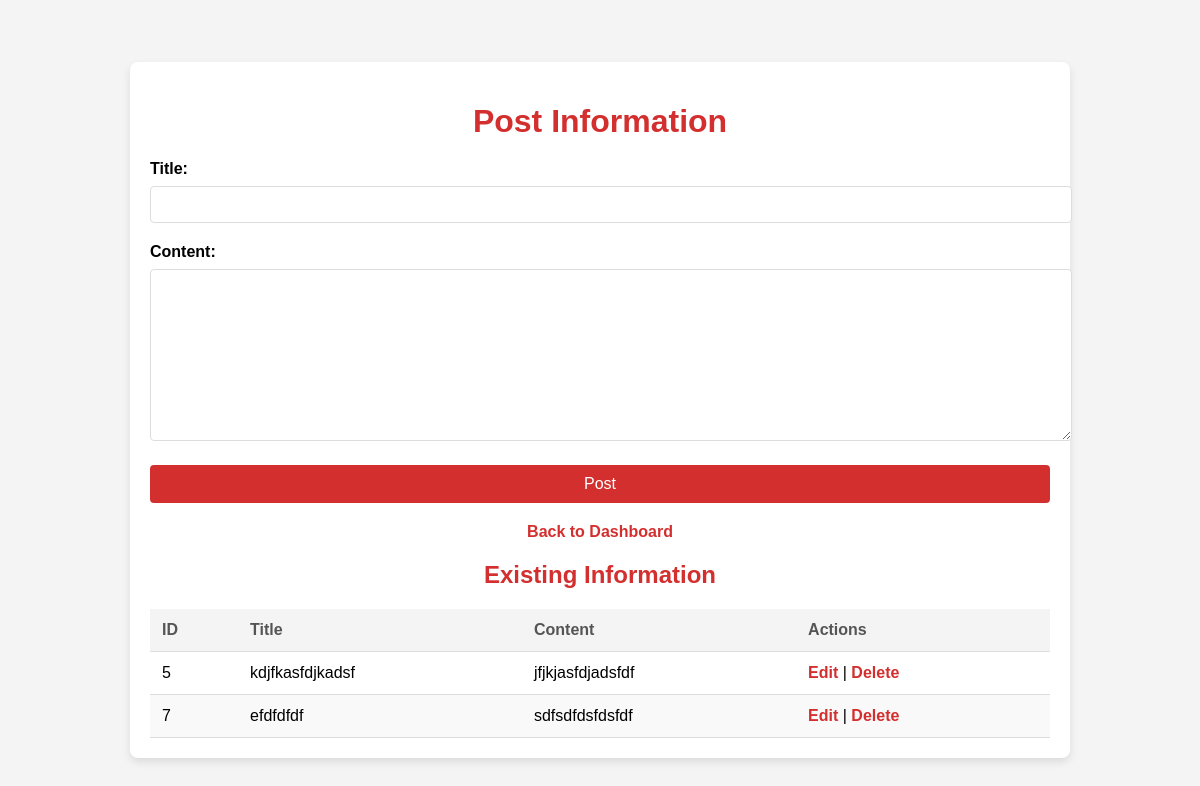
The page /pages/admin/post_information.php on the database its author committed.
### tables this page shows
CREATE TABLE `information` (
  `id` int(11) NOT NULL,
  `title` varchar(255) DEFAULT NULL,
  `content` text DEFAULT NULL,
  `posted_at` timestamp NOT NULL DEFAULT current_timestamp()
);

### pages/admin/post_information.php (the view, shortened to what this page needs)
<?php
require_once '../../includes/db.php';
$information = $mysqli->query("SELECT * FROM information");
?>
<!DOCTYPE html>
<html lang="en">
<head>
    <link rel="stylesheet" href="../../css/styles.css">
</head>
<body>
<div class="container">
    <h1>Post Information</h1>
    <form method="POST" action="">
        <label for="title">Title:</label>
        <input type="text" id="title" name="title" required>
        <label for="content">Content:</label>
        <textarea id="content" name="content" required></textarea>
        <button type="submit">Post</button>
    </form>
    <div class="nav-link">
        <a href="index.php">Back to Dashboard</a>
    </div>
    <div class="info-list">
        <h2>Existing Information</h2>
        <table>
            <thead>
                <tr>
                    <th>ID</th>
                    <th>Title</th>
                    <th>Content</th>
                    <th>Actions</th>
                </tr>
            </thead>
            <tbody>
                <?php while ($row = $information->fetch_assoc()): ?>
                    <tr>
                        <td><?php echo htmlspecialchars($row['id']); ?></td>
                        <td><?php echo htmlspecialchars($row['title']); ?></td>
                        <td><?php echo htmlspecialchars(substr($row['content'], 0, 100)) . (strlen($row['content']) > 100 ? '...' : ''); ?></td>
                        <td>
                            <a href="?edit=<?php echo $row['id']; ?>">Edit</a> |
                            <a href="?delete=<?php echo $row['id']; ?>" onclick="return confirm('Are you sure you want to delete this?');">Delete</a>
                        </td>
                    </tr>
                <?php endwhile; ?>
            </tbody>
        </table>
    </div>
</div>
</body>
</html>

### css/styles.css (style rules this page uses)
body { font-family: Arial, sans-serif; margin: 0; padding: 0; }

### pages/admin/post_information.php (style rules this page uses)
body { font-family: Arial, sans-serif; background-color: #f4f4f4; margin: 0; padding: 0; display: flex; justify-content: center; align-items: center; height: 100vh; }
.container { background-color: #fff; border-radius: 8px; box-shadow: 0 4px 8px rgba(0, 0, 0, 0.1); padding: 20px; max-width: 900px; width: 100%; margin-top: 20px; }
h1, h2 { text-align: center; color: #d32f2f; margin-bottom: 20px; }
label { display: block; margin-bottom: 8px; font-weight: bold; }
input[type="text"], textarea { width: 100%; padding: 10px; margin-bottom: 20px; border: 1px solid #ddd; border-radius: 4px; }
textarea { resize: vertical; min-height: 150px; }
button { background-color: #d32f2f; color: white; border: none; padding: 10px 20px; border-radius: 4px; cursor: pointer; font-size: 16px; width: 100%; }
.nav-link { display: block; margin: 20px 0; text-align: center; }
.nav-link a { color: #d32f2f; text-decoration: none; font-weight: bold; font-size: 16px; }
.info-list { margin-top: 20px; }
.info-list table { width: 100%; border-collapse: collapse; }
.info-list th, .info-list td { padding: 12px; text-align: left; border-bottom: 1px solid #ddd; }
.info-list th { background-color: #f4f4f4; color: #555; }
.info-list tr:nth-child(even) { background-color: #f9f9f9; }
.info-list a { color: #d32f2f; text-decoration: none; font-weight: bold; }

### rows shown on the page
information: id "5", title "kdjfkasfdjkadsf", content "jfjkjasfdjadsfdf"
information: id "7", title "efdfdfdf", content "sdfsdfdsfdsfdf"
